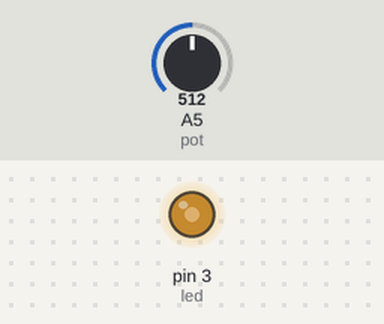
This sketch was run on a simulated Arduino Uno, built with avr-gcc and run on an emulated ATmega328P. Parts: output pins drawn as LEDs (lit = HIGH). The inputs (shaded band) are chosen by the test bench; at power-on: A5 (pot) = 512.

Above: at 1.2 s.
1.3 s: A5 (pot) set to 716
At 2.0 s:
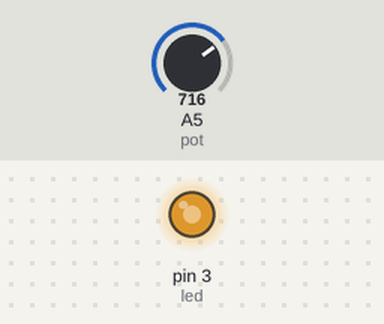
2.8 s: A5 (pot) set to 900
At 3.2 s:
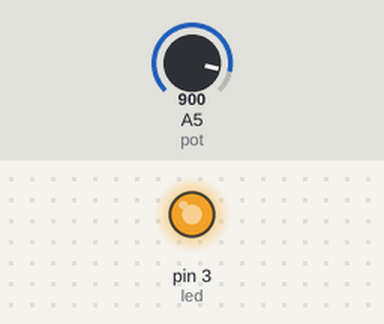
4.3 s: A5 (pot) set to 122
At 5.5 s:
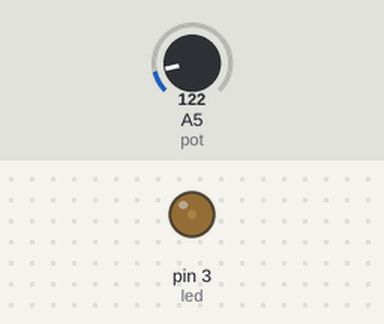
5.8 s: A5 (pot) set to 0
At 6.7 s:
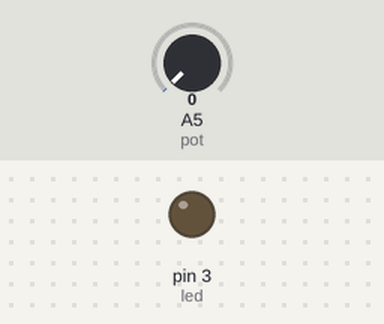
7.3 s: A5 (pot) set to 511
At 7.8 s:
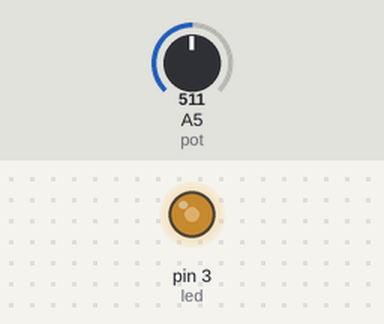
Timing chart, 0 to 9.8 s (numbered marks = the images above; inputs shaded):
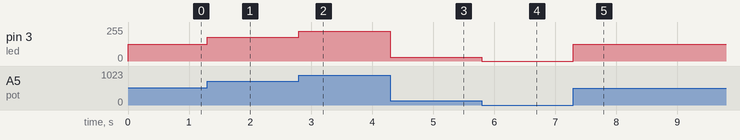

Measured:
- after the input at 1.3 s, pin 3 (led): 127/255 → 178/255 at once
- after the input at 2.8 s, pin 3 (led): 178/255 → 224/255 at once
- after the input at 4.3 s, pin 3 (led): 224/255 → 30/255 at once
- after the input at 5.8 s, pin 3 (led): 30/255 → 0/255 at once
- after the input at 7.3 s, pin 3 (led): 0/255 → 127/255 at once

The sketch:

CONTROL_DE_BRILLO_DE_UN_LED.ino
```cpp
/*
 * Fundación Kinal
 * Centro Educativo Técnico Labral Kinal
 * Electrónica
 * Grado: Quinto
 * Sección: A
 * Curso: Taller de Electrónica Digital y Reparación de Computadoras I
 * Nombre: Carlos Alexander Quim Chapaz
 * Carné: 2019172 
 * Proyecto: Intesidad de LED
*/

//Directivas de Procesador
#define pot A5
#define led 3

//variables
int intensidad, brillo;

void setup() {
  pinMode(pot, INPUT);
  pinMode(led, OUTPUT);
}

void loop() {
  intensidad = analogRead(pot);

  //Mapeo de los valores del potenciometro
  brillo = map(intensidad, 0, 1023, 0, 255);

  analogWrite(led, brillo);
}
```
